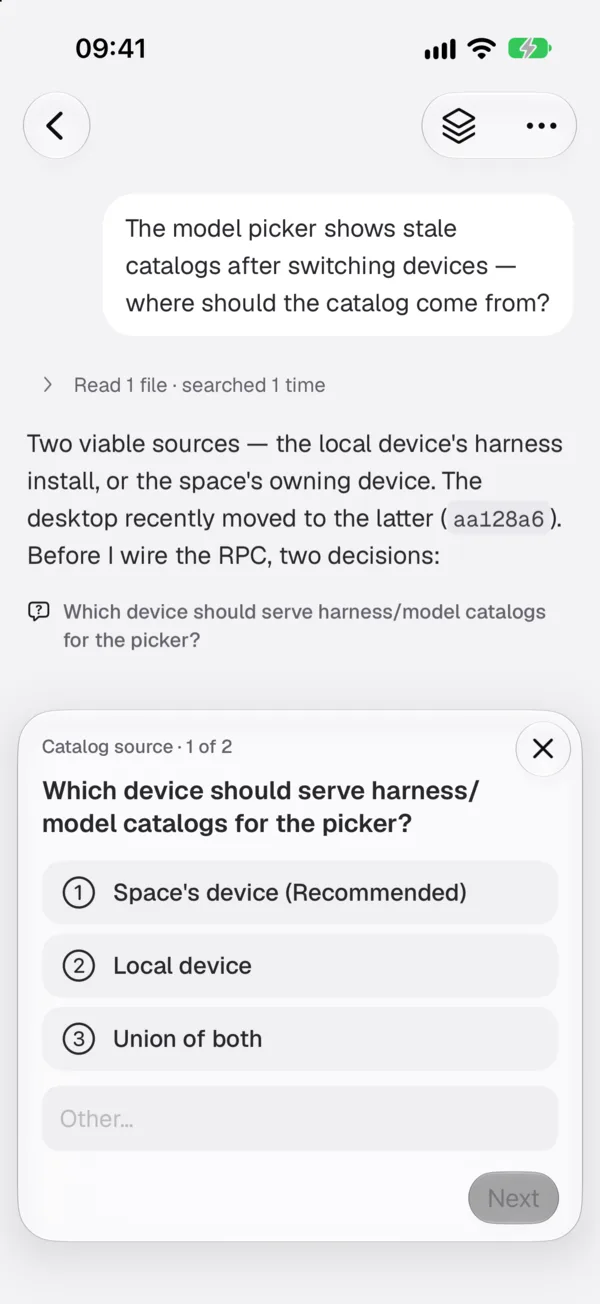
#> input picture site/assets/phone-input.webp, 600 x 1304 px
$ python effects.py ../../../site/assets/phone-input.webp
#> lines starting #> are read from the running program, lines starting #| are printed output that depends on the picture; after the words box and inside, x2 and y2 are one past the last pixel; in counts of white or black regions, pixels touching at a corner belong together
# Black-and-white takes on the drawing in other styles: the app's wallpaper effects (Halftone, Ascii,
# Scanlines from crates/ui/src/new_thread_background_effects.rs, here pure, without the 60% source
# blend) and classic dithers. Each writes ink-<style>.png: black ink on white, 1024².
#   python3 effects.py [scheme-centered.png]
import sys
from PIL import Image
import numpy as np

src = sys.argv[1] if len(sys.argv) > 1 else "scheme-centered.png"
art = Image.open(src).convert("RGBA")
paper = Image.new("RGBA", art.size, "white")
#> paper: PIL image 600x1304 RGBA; every value is 255
paper.alpha_composite(art)
gray = np.asarray(paper.convert("L")).astype(float)       # 0 black .. 255 white
N = gray.shape[0]
#> N = 1304


def save(name, ink):          # ink: bool array, True = black
    Image.fromarray(np.where(ink, 0, 255).astype("uint8")).convert("RGB").save(f"ink-{name}.png")


def blocks(scale):            # the image at 1/scale, so a dither's dots are `scale` px wide
    return np.asarray(Image.fromarray(gray.astype("uint8")).resize((N // scale, N // scale), Image.BOX)).astype(float)


def grow(ink, scale):
    return np.kron(ink, np.ones((scale, scale), bool))


def bayer(n):
    m = np.array([[0]])
    while m.shape[0] < n:
        m = np.block([[4 * m, 4 * m + 2], [4 * m + 3, 4 * m + 1]])
    return m


def ordered(n, scale):
    g = blocks(scale)
    m = bayer(n)
    t = (m[np.indices(g.shape)[0] % n, np.indices(g.shape)[1] % n] + 0.5) / (n * n)
    return grow(g / 255 < t, scale)


def diffuse(scale, taps, divisor):
    g = blocks(scale) / 255
    h, w = g.shape
    out = np.zeros_like(g, bool)
    for y in range(h):
        for x in range(w):
            old = g[y, x]
            new = 0.0 if old < 0.5 else 1.0
            out[y, x] = new == 0.0
            err = (old - new) / divisor
            for dx, dy, k in taps:
                if 0 <= x + dx < w and y + dy < h:
                    g[y + dy, x + dx] += err * k
    return grow(out, scale)


save("bayer4", ordered(4, 4))
#> in grow, `return np.kron(ink, np.ones((scale, scale), bool))`:
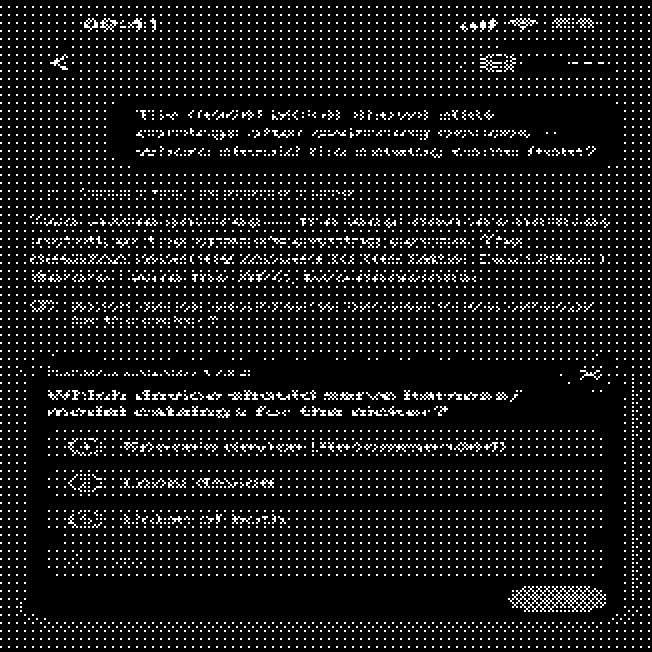
#> returned value: shape (1304, 1304) bool (shown at 1/2 size); 8.1% white; 5336 white regions (4808 under 20 px), largest, box (x1, y1, x2, y2) and area: (1016, 1172, 1212, 1224) 3504, (760, 888, 844, 904) 528, (1016, 36, 1076, 64) 496
save("bayer8", ordered(8, 4))
#> in grow (call 2), `return np.kron(ink, np.ones((scale, scale), bool))`: returned value: shape (1304, 1304) bool; 7.7% white; 4995 white regions (4463 under 20 px), largest, box (x1, y1, x2, y2) and area: (1016, 1172, 1212, 1224) 3264, (1016, 36, 1076, 64) 512, (200, 36, 236, 64) 448
save("atkinson", diffuse(4, [(1, 0, 1), (2, 0, 1), (-1, 1, 1), (0, 1, 1), (1, 1, 1), (0, 2, 1)], 8))
#> after the loop in diffuse, `for y in range(h):`:
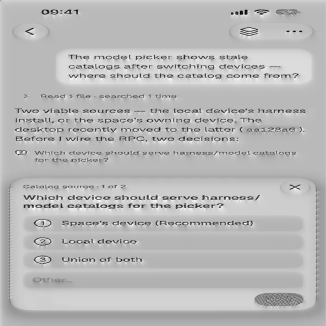
#> g: shape (326, 326) float64; min -0.198, max 1.19, mean 0.81; drawn with min black and max white
#> after the loop in diffuse, `for y in range(h):`:
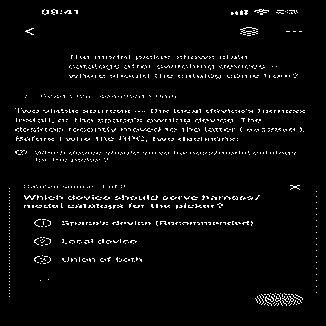
#> out: shape (326, 326) bool; 3.6% white in thin lines or dots, all inside (x1, y1, x2, y2) = (9, 9, 317, 306)
#> in grow (call 3), `return np.kron(ink, np.ones((scale, scale), bool))`: returned value: shape (1304, 1304) bool; 3.6% white; 1012 white regions (255 under 20 px), largest, box (x1, y1, x2, y2) and area: (960, 108, 1032, 136) 624, (1016, 36, 1076, 60) 560, (1060, 1184, 1096, 1224) 464
save("floyd", diffuse(4, [(1, 0, 7), (-1, 1, 3), (0, 1, 5), (1, 1, 1)], 16))
#> call 2 of diffuse, with scale = 4, divisor = 16
#> after the loop in diffuse (call 2), `for y in range(h):`:
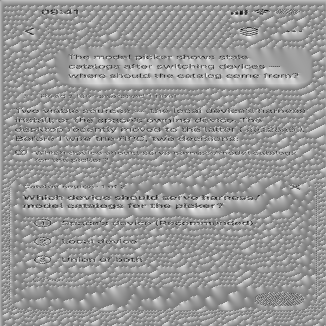
#> g: shape (326, 326) float64; min -0.307, max 1.36, mean 0.69; drawn with min black and max white
#> after the loop in diffuse (call 2), `for y in range(h):`:
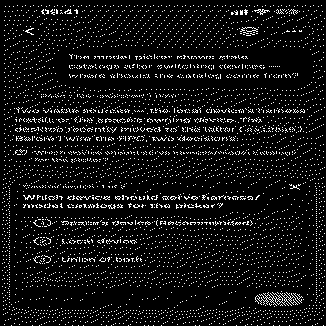
#> out: shape (326, 326) bool; 7.5% white in thin lines or dots
#> in grow (call 4), `return np.kron(ink, np.ones((scale, scale), bool))`: returned value: shape (1304, 1304) bool; 7.5% white; 4532 white regions (3775 under 20 px), largest, box (x1, y1, x2, y2) and area: (1020, 1168, 1200, 1224) 2880, (1016, 36, 1080, 60) 560, (960, 108, 1032, 128) 560

# Halftone: one dot per cell, its radius from the cell's darkness (the app's sqrt curve)
C = 12
g = blocks(C)
#> in blocks (call 5), `return np.asarray(Image.fromarray(gray.astype("uint8")).resize((N // s..`:
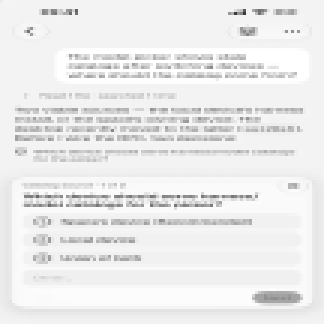
#> returned value: shape (108, 108) float64 (shown 3 times larger); min 57, max 255, mean 235.7
yy, xx = np.indices((C, C))
dist = np.hypot(yy - (C - 1) / 2, xx - (C - 1) / 2)
ink = np.zeros((N, N), bool)
for cy in range(g.shape[0]):
    for cx in range(g.shape[1]):
        dark = 1 - g[cy, cx] / 255
        if dark > 0.02:
            r = C / 2 * (0.3 + 0.7 * np.sqrt(dark)) * min(1, dark * 4)
            ink[cy * C:(cy + 1) * C, cx * C:(cx + 1) * C] = dist <= r
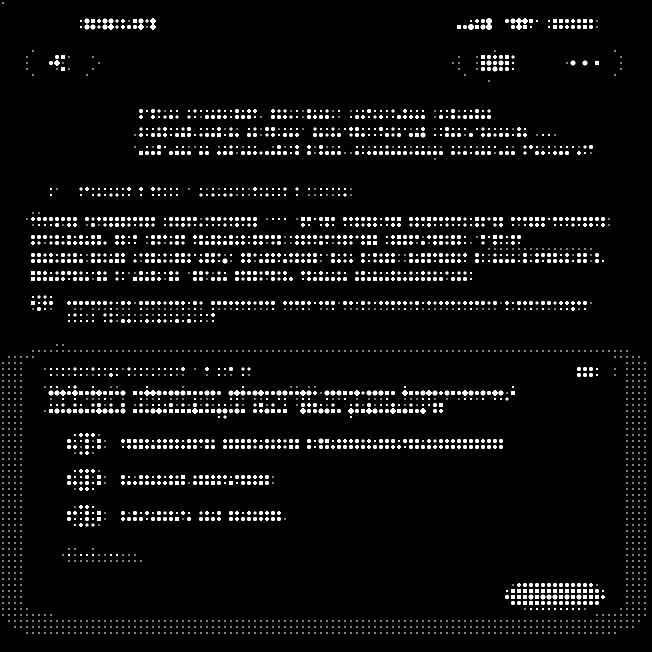
#> ink: shape (1304, 1304) bool (shown at 1/2 size); 4.1% white; 2964 white regions (1651 under 20 px), largest, box (x1, y1, x2, y2) and area: (973, 37, 983, 47) 88, (937, 49, 947, 59) 88, (973, 49, 983, 59) 88
#> (the run stopped early here; a loop or call above may not have finished)
